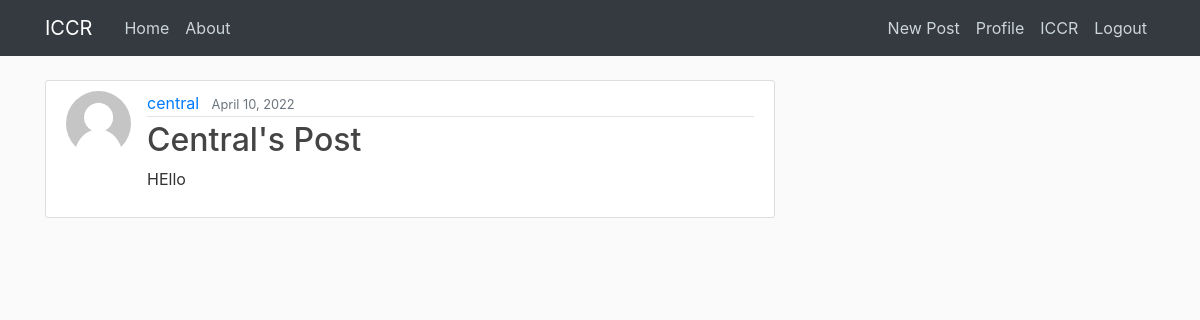
The page /post/2/ (signed in) on the database its author committed.
### central/models.py (models this page shows, shortened)
class Post(models.Model):
    title = models.CharField(max_length=100)
    content = models.TextField()
    date_posted = models.DateTimeField(default=timezone.now)
    author = models.ForeignKey(User, on_delete=models.CASCADE)

### users/models.py (models this page shows, shortened)
class Profile(models.Model):
    user = models.OneToOneField(User, on_delete=models.CASCADE)
    image = models.ImageField(default="default.jpg", upload_to="profile_pics")

### central/views.py (the view)
# urls.py: path("post/<int:pk>/", PostDetailView.as_view(), name="post-detail"),
class PostDetailView(DetailView):
    model = Post

### central/templates/central/post_detail.html (shortened to what this page needs)
{%extends "central/base.html" %} {% block content%}
<article class="media content-section">
  <img
    src="{{object.author.profile.image.url}}"
    class="rounded-circle article-img"
  />
  <div class="media-body">
    <div class="article-metadata">
      <a class="mr-2" href="{% url 'user-posts' post.author.username%}"
        >{{ object.author }}</a
      >
      <small class="text-muted">{{ object.date_posted|date:"F d, Y" }}</small>
    </div>
    <h2 class="article-title">{{ object.title }}</h2>
    <p class="article-content">{{ object.content }}</p>
  </div>
</article>
{% endblock%}

### central/static/central/main.css (style rules this page uses)
body { background: #fafafa; color: #333333; margin-top: 5rem; }
h1, h2, h3, h4, h5, h6 { color: #444444; }
.content-section { background: #ffffff; padding: 10px 20px; border: 1px solid #dddddd; border-radius: 3px; margin-bottom: 20px; }
.article-title { color: #444444; }
.article-content { white-space: pre-line; }
.article-img { height: 65px; width: 65px; margin-right: 16px; }
.article-metadata { padding-bottom: 1px; margin-bottom: 4px; border-bottom: 1px solid #e3e3e3; }

### rows shown on the page
Post: author.profile.image (placeholder picture), author "central", date_posted "April 10, 2022", title "Central's Post", content "HEllo"
